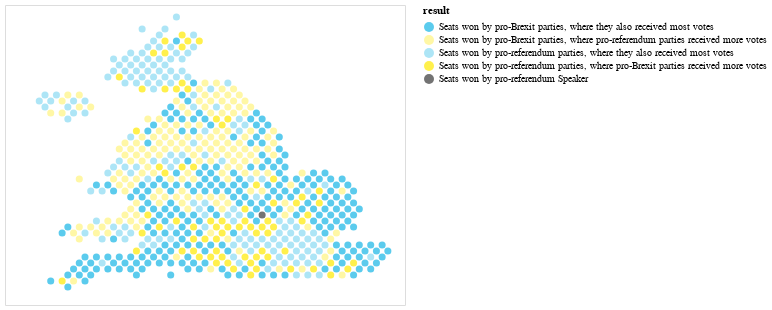

Notebook code for this chart:
### Markdown cell above
>Create colored version

### Code cell
# Determine labels and legend color 
labels = ["Seats won by pro-Brexit parties, where they also received most votes", 
          "Seats won by pro-Brexit parties, where pro-referendum parties received more votes", 
          "Seats won by pro-referendum parties, where they also received most votes", 
          "Seats won by pro-referendum parties, where pro-Brexit parties received more votes", 
          "Seats won by pro-referendum Speaker"]
colors = ["#16B5E5", "#FFF47F", "#8ADAF2", "#FFE900",  "#373737"]

# Link the color and label to particular result
# alt.Color object is used to get color from result column
# alt.Scale object is used to translate results (string) in [domain] to colors in [range]
colors_obj = alt.Color("result:N", scale = alt.Scale(domain = labels, range = colors))

hexmap = alt.Chart(hex_whole).mark_circle().encode(
        x = alt.X("q", axis=None), # hide x, y axis
        y = alt.Y("r", axis=None),
        color = colors_obj,
        size = alt.value(50), 
    ).configure_legend(labelLimit= 0) # Remove the limitation on the length of legend

hexmap

### Figure 1 — Vega-Lite specification as saved in the notebook (floating-point values rounded to 4 significant figures; data arrays with more than 128 entries replaced by an {"elided": "..."} marker saying what was removed)
{"config": {"view": {"continuousWidth": 400, "continuousHeight": 300}, "legend": {"labelLimit": 0}}, "data": {"name": "data-701acef6306c0a97495d3feac02f361e"}, "mark": "circle", "encoding": {"color": {"type": "nominal", "field": "result", "scale": {"domain": ["Seats won by pro-Brexit parties, where they also received most votes", "Seats won by pro-Brexit parties, where pro-referendum parties received more votes", "Seats won by pro-referendum parties, where they also received most votes", "Seats won by pro-referendum parties, where pro-Brexit parties received more votes", "Seats won by pro-referendum Speaker"], "range": ["#16B5E5", "#FFF47F", "#8ADAF2", "#FFE900", "#373737"]}}, "size": {"value": 50}, "x": {"type": "quantitative", "axis": null, "field": "q"}, "y": {"type": "quantitative", "axis": null, "field": "r"}}, "$schema": "https://vega.github.io/schema/vega-lite/v4.8.1.json", "datasets": {"data-701acef6306c0a97495d3feac02f361e": {"elided": "650 records"}}}
